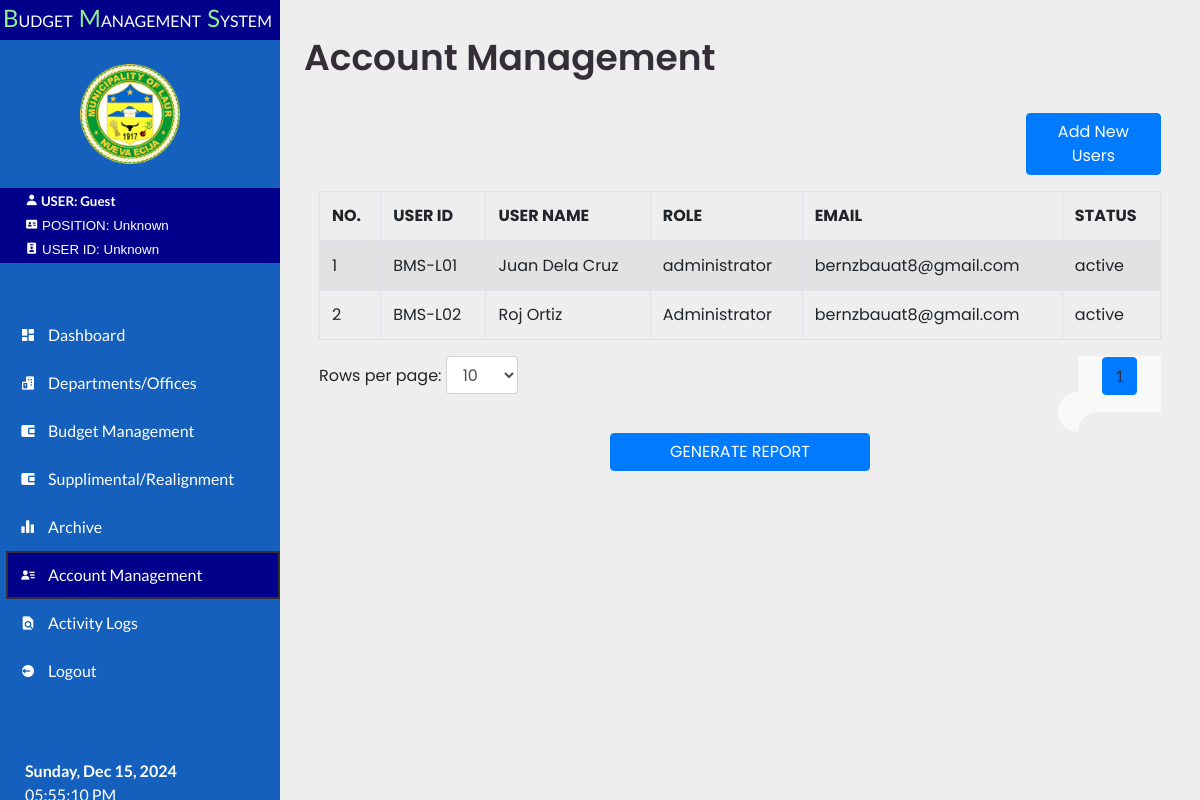
The page /account.php on the database its author committed.
### tables this page shows
CREATE TABLE `users` (
  `id` int(11) NOT NULL,
  `username` varchar(255) NOT NULL,
  `password` varchar(255) NOT NULL,
  `role` varchar(255) NOT NULL,
  `fullname` varchar(255) NOT NULL,
  `user_id` varchar(100) NOT NULL,
  `email` varchar(250) NOT NULL,
  `status` varchar(250) NOT NULL
);

### account.php (the view, shortened to what this page needs)
<?php
require 'db_connect.php';
$rowsPerPage = isset($_GET['rowsPerPage']) && is_numeric($_GET['rowsPerPage']) ? (int)$_GET['rowsPerPage'] : 10;
$page = isset($_GET['page']) && is_numeric($_GET['page']) ? (int)$_GET['page'] : 1;
$offset = ($page - 1) * $rowsPerPage;
if ($rowsPerPage === 'all') {
    $sql = "SELECT role, fullname, user_id, email, status FROM users";
} else {
    $sql = "SELECT role, fullname, user_id, email, status FROM users LIMIT ?, ?";
}
$stmt = $conn->prepare($sql);
if ($rowsPerPage !== 'all') {
    $stmt->bind_param("ii", $offset, $rowsPerPage);
}
$stmt->execute();
$result = $stmt->get_result();
$totalRowsResult = $conn->query("SELECT COUNT(*) AS total FROM users");
$totalRows = $totalRowsResult->fetch_assoc()['total'];
$totalPages = $rowsPerPage === 'all' ? 1 : ceil($totalRows / $rowsPerPage);
?>
<!DOCTYPE html>
<html lang="en">
<head>
	<link href='https://unpkg.com/boxicons@2.0.9/css/boxicons.min.css' rel='stylesheet'>
	<link rel="stylesheet" href="assets/css/style.css">
	<link href="https://stackpath.bootstrapcdn.com/bootstrap/4.5.2/css/bootstrap.min.css" rel="stylesheet">
</head>
<body>
	<?php require("./sidemenu.php"); ?>
    <section id="content" style="background: transparent;">
  <main>
    <div class="head-title">
      <div class="left">
        <h1>Account Management</h1>
      </div>
    </div>
    <div class="container mt-4">
   <div class="d-flex justify-content-end" style="padding-left:30px;">
  <button type="button" class="btn btn-primary col-md-2 mb-3" data-bs-toggle="modal" data-bs-target="#addDataModal">
    Add New Users
  </button>
  </div>
      <div class="table-responsive" style="max-height: 500px; overflow-y: auto;">
        <table class="table table-bordered table-striped table-hover">
          <thead>
            <tr>
              <th>NO.</th>
              <th>USER ID</th>
              <th>USER NAME</th>
              <th>ROLE</th>
              <th>EMAIL</th>
              <th>STATUS</th>
            </tr>
          </thead>
          <tbody>
            <?php
            if ($result->num_rows > 0) {
                $i = $offset + 1;
                while ($row = $result->fetch_assoc()) {
                    echo "<tr>
                          <td>{$i}</td>
                          <td>{$row['user_id']}</td>
                          <td>{$row['fullname']}</td>
                          <td>{$row['role']}</td>
                          <td>{$row['email']}</td>
                          <td>{$row['status']}</td>
                        </tr>";
                    $i++;
                }
            } else {
                echo "<tr><td colspan='9'>No records found</td></tr>";
            }
            ?>
          </tbody>
        </table>
      </div>
      <div class="d-flex justify-content-between">
    <div class="form-group">
        <label for="rowsPerPage">Rows per page:</label>
        <select id="rowsPerPage" class="form-control" style="width: auto; display: inline-block;" onchange="changeRowsPerPage(this.value)">
            <option value="10" <?php if ($rowsPerPage == 10) echo "selected"; ?>>10</option>
        </select>
    </div>
    <?php if ($rowsPerPage !== 'all'): ?>
    <nav aria-label="Table pagination">
        <ul class="pagination">
            <?php for ($i = 1; $i <= $totalPages; $i++): ?>
                <li class="page-item <?php if ($i == $page) echo 'active'; ?>"><a class="page-link" href="?page=<?php echo $i; ?>&rowsPerPage=<?php echo $rowsPerPage; ?>"><?php echo $i; ?></a></li>
            <?php endfor; ?>
        </ul>
    </nav>
    <?php endif; ?>
</div>
    </div>
    <div class="d-flex justify-content-center align-items-center" style="height: 10vh;">
        <div class="col-4">
            <button class="btn btn-primary fw-bold btn-block" id="generate-report-account">GENERATE REPORT</button>
        </div>
    </div>
  </main>
</section>
</body>
</html>

### sidemenu.php (shortened to what this page needs)
<?php
$current_page = basename($_SERVER['PHP_SELF']);
if (isset($_SESSION['fullname']) && isset($_SESSION['user_id']) && isset($_SESSION['role'])) {
    $fullname = $_SESSION['fullname'];
    $user_id = $_SESSION['user_id'];
    $role = $_SESSION['role'];
} else {
    $fullname = "Guest";
    $user_id = "Unknown";
    $role = "Unknown";
}
?>
<link rel="stylesheet" href="assets/css/style.css">
<section id="sidebar">
     <div style="background-color:darkblue; height:40px;">
        <span class="text" style="font-size:18pt; color:lightgreen; padding-left:3px;">B</span><span class="text" style="color:white;">UDGET</span>
		<span class="text" style="font-size:18pt;color:lightgreen; padding-left:3px;">M</span><span class="text" style="color:white;">ANAGEMENT</span>
		<span class="text" style="font-size:18pt;color:lightgreen; padding-left:3px;">S</span><span class="text" style="color:white;">YSTEM</span>
    </div>
	<br>
	 <img src="assets/img/laur.png" alt="Logo" style="height: 100px; margin-left: 80px;">
	 <br> <br>
	 <div style="background-color:darkblue; height:75px;">
    <span class="text" style="font-size:10pt; padding-left:25px; color:white; font-weight:bold;">
        <i class='bx bxs-user'></i>
        USER: <?= $fullname; ?>
    </span>
    <br>
    <span class="text" style="font-size:10pt; padding-left:25px; color:white; font-family:arial;">
        <i class='bx bxs-id-card'></i>
        POSITION: <?= $role; ?>
    </span>
    <br>
    <span class="text" style="font-size:10pt; padding-left:25px; color:white; font-family:arial;">
        <i class='bx bxs-user-badge'></i>
        USER ID: <?= $user_id; ?>
    </span>
</div>
<ul class="side-menu top">
        <li class="<?php echo ($current_page == 'dashboard.php') ? 'active' : ''; ?>">
            <a href="./dashboard.php">
                <i class='bx bxs-dashboard'></i>
                <span class="text">Dashboard</span>
            </a>
        </li>
        <li class="<?php echo ($current_page == 'office.php') ? 'active' : ''; ?>">
            <a href="./office.php">
                <i class='bx bxs-buildings'></i>
                <span class="text">Departments/Offices</span>
            </a>
        </li>
        <li class="<?php echo ($current_page == 'budget.php') ? 'active' : ''; ?>">
            <a href="./budget.php">
                <i class='bx bxs-wallet-alt'></i>
                <span class="text">Budget Management</span>
            </a>
        </li>
        <li class="<?php echo ($current_page == 'supplimental_realignment.php') ? 'active' : ''; ?>">
            <a href="./supplimental_realignment.php">
                <i class='bx bxs-wallet-alt'></i>
                <span class="text">Supplimental/Realignment</span>
            </a>
        </li>
        <li class="<?php echo ($current_page == 'archive.php') ? 'active' : ''; ?>">
            <a href="./archive.php">
                <i class='bx bxs-bar-chart-alt-2'></i>
                <span class="text">Archive</span>
            </a>
        </li>
        <li class="<?php echo ($current_page == 'account.php') ? 'active' : ''; ?>">
            <a href="./account.php">
                <i class='bx bxs-user-detail'></i>
                <span class="text">Account Management</span>
            </a>
        </li>
        <li class="<?php echo ($current_page == 'activity.php') ? 'active' : ''; ?>">
            <a href="./activity.php">
                <i class='bx bxs-file-find'></i>
                <span class="text">Activity Logs</span>
            </a>
        </li>
        <li>
            <a href="#" class="logout" id="logoutButton">
                <i class='bx bxs-log-out-circle'></i>
                <span class="text">Logout</span>
            </a>
        </li>
    </ul>
    <br>
<br>
<div id="date-time" style="color:white; padding-left:25px;"></div>
</section>

### assets/css/style.css (style rules this page uses)
* { margin: 0; padding: 0; box-sizing: border-box; }
a { text-decoration: none; }
li { list-style: none; }
:root { --poppins: 'Poppins', sans-serif; --lato: 'Lato', sans-serif; --light: #F9F9F9; --blue: #3C91E6; --light-blue: #CFE8FF; --grey: #eee; --dark-grey: #AAAAAA; --dark: #342E37; --red: #DB504A; --yellow: #FFCE26; --light-yellow: #FFF2C6; --orange: #FD7238; --light-orange: #FFE0D3; }
html { overflow-x: hidden; }
body { background: var(--grey); overflow-x: hidden; }
#sidebar { position: fixed; top: 0; left: 0; width: 280px; height: 100%; background: var(--light); z-index: 2000; font-family: var(--lato); transition: .3s ease; overflow-x: hidden; scrollbar-width: none; background-color:#1560BD; }
#sidebar .side-menu { width: 100%; margin-top: 48px; }
#sidebar .side-menu li { height: 48px; background: transparent; margin-left: 6px; padding: 2px; }
#sidebar .side-menu li.active { background: var(--dark); position: relative; }
#sidebar .side-menu li.active::before { content: ''; position: absolute; width: 40px; height: 40px; top: -40px; right: 0; box-shadow: 20px 20px 0 var(--grey); z-index: -1; }
#sidebar .side-menu li.active::after { content: ''; position: absolute; width: 40px; height: 40px; bottom: -40px; right: 0; box-shadow: 20px -20px 0 var(--grey); z-index: -1; }
#sidebar .side-menu li a { width: 100%; height: 100%; background: var(--light); display: flex; align-items: center; font-size: 16px; color: white; white-space: nowrap; overflow-x: hidden; background-color:#1560BD; }
#sidebar .side-menu.top li.active a { color: white; background-color:darkblue !important; }
#sidebar .side-menu li a.logout { color: white; }
#sidebar .side-menu li a .bx { min-width: calc(60px - ((4px + 6px) * 2)); display: flex; justify-content: center; }
#content { position: relative; width: calc(100% - 280px); left: 280px; transition: .3s ease; }
#content nav { height: 56px; background: var(--light); padding: 0 24px; display: flex; align-items: center; grid-gap: 24px; font-family: var(--lato); position: sticky; top: 0; left: 0; z-index: 1000; }
#content nav::before { content: ''; position: absolute; width: 40px; height: 40px; bottom: -40px; left: 0; border-radius: 50%; box-shadow: -20px -20px 0 var(--light); }
#content nav a { color: var(--dark); }
#content main { width: 100%; padding: 36px 24px; font-family: var(--poppins); max-height: calc(100vh - 56px); overflow-y: auto; }
#content main .head-title { display: flex; align-items: center; justify-content: space-between; grid-gap: 16px; flex-wrap: wrap; }
#content main .head-title .left h1 { font-size: 36px; font-weight: 600; margin-bottom: 10px; color: var(--dark); }

### account.php (style rules this page uses)
table tbody tr td { white-space: nowrap; overflow: hidden; text-overflow: ellipsis; }
table th { white-space: nowrap; overflow: hidden; text-overflow: ellipsis; }

### rows shown on the page
users: user "BMS-L01", fullname "Juan Dela Cruz", role "administrator", email "bernzbauat8@gmail.com", status "active"
users: user "BMS-L02", fullname "Roj Ortiz", role "Administrator", email "bernzbauat8@gmail.com", status "active"

### other values the page prints
$fullname "Guest"
$role "Unknown"
$user_id "Unknown"
